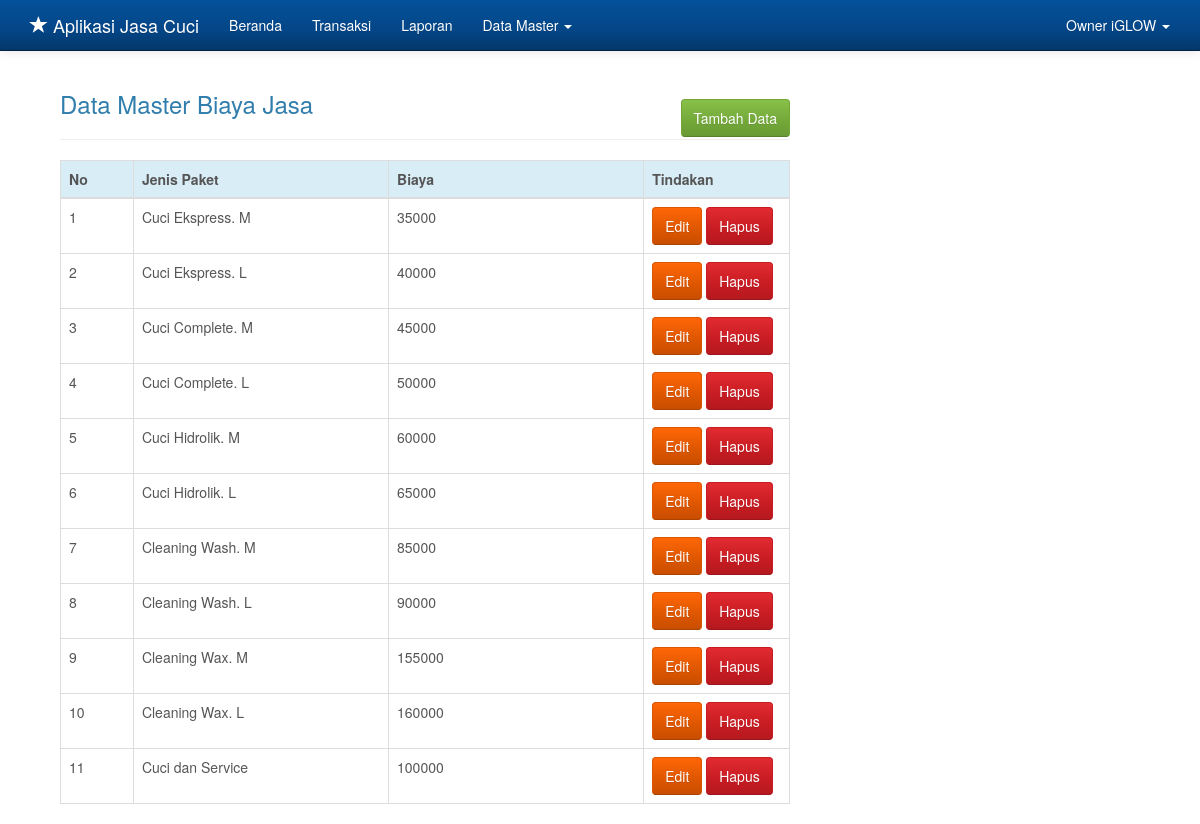
/admin.php?hlm=biaya (signed in), run on the app's committed database.
### tables this page shows
CREATE TABLE `biaya` (
  `id_biaya` int(10) NOT NULL,
  `jenis` varchar(50) NOT NULL,
  `biaya` int(10) NOT NULL
);

### biaya.php (the view)
<?php
if( empty( $_SESSION['id_user'] ) ){
	$_SESSION['err'] = '<strong>ERROR!</strong> Anda harus login terlebih dahulu.';
	header('Location: ./');
	die();
} else {
	if( isset( $_REQUEST['aksi'] )){
		$aksi = $_REQUEST['aksi'];
		switch($aksi){
			case 'baru':
				include 'biaya_baru.php';
				break;
			case 'edit':
				include 'biaya_edit.php';
				break;
			case 'hapus':
				include 'biaya_hapus.php';
				break;
		}
	} else {
		echo '
			<div class="container">
			<div class="col-md-8">
				<h3 style="margin-bottom: -20px;">Data Master Biaya Jasa</h3>
					<a href="./admin.php?hlm=biaya&aksi=baru" class="btn btn-success btn-s pull-right">Tambah Data</a>
				<br/><hr/>
				<table class="table table-bordered">
				 <thead>
				   <tr class="info">
					 <th width="10%">No</th>
					 <th width="35%">Jenis Paket</th>
					 <th width="35%">Biaya</th>
					 <th width="20%">Tindakan</th>
				   </tr>
				 </thead>
				 <tbody>';
		 	$sql = mysqli_query($koneksi, "SELECT * FROM biaya");
		 	if(mysqli_num_rows($sql) > 0){
		 		$no = 0;
				 while($row = mysqli_fetch_array($sql)){
	 				$no++;
	 			echo '
				   <tr>
					 <td>'.$no.'</td>
					 <td>'.$row['jenis'].'</td>
					 <td>'.$row['biaya'].'</td>
					 <td>
					<script type="text/javascript" language="JavaScript">
					  	function konfirmasi(){
						  	tanya = confirm("Anda yakin akan menghapus user ini?");
						  	if (tanya == true) return true;
						  	else return false;
						}
					</script>
					 <a href="?hlm=biaya&aksi=edit&id_biaya='.$row['id_biaya'].'" class="btn btn-warning btn-s">Edit</a>
					 <a href="?hlm=biaya&aksi=hapus&submit=yes&id_biaya='.$row['id_biaya'].'" onclick="return konfirmasi()" class="btn btn-danger btn-s">Hapus</a>
					 </td>';
				}
			} else {
				 echo '<td colspan="8"><center><p class="add">Tidak ada data untuk ditampilkan. <u><a href="?hlm=biaya&aksi=baru">Tambah data baru</a></u> </p></center></td></tr>';
			}
			echo '
			 	</tbody>
			</table>
			</div>
		</div>';
	}
}
?>

### admin.php (shortened to what this page needs)
<?php
if( empty( $_SESSION['id_user'] ) ){
	$_SESSION['err'] = '<strong>ERROR!</strong> Anda harus login terlebih dahulu.';
	header('Location: ./');
	die();
} else {
?>
<!DOCTYPE html>
<html lang="en">
  <head>
    <link href="css/bootstrap.css" rel="stylesheet">
	<link href="css/jquery-ui.min.css" rel="stylesheet">
  </head>
  <body>
    <?php include "menu.php"; ?>
    <div class="container">
	<?php
	if( isset($_REQUEST['hlm'] )){
		$hlm = $_REQUEST['hlm'];
		switch( $hlm ){
			case 'biaya':
				include "biaya.php";
				break;
		}
	}
	?>
    </div>
  </body>
</html>
<?php
}
?>

### menu.php (shortened to what this page needs)
<?php
    if( !empty( $_SESSION['id_user'] ) ){
?>
<div class="navbar navbar-inverse navbar-fixed-top" role="navigation">
  <div class="container">
	<div class="navbar-header">
	  <a class="navbar-brand" href=""><span class="glyphicon glyphicon-star"></span> Aplikasi Jasa Cuci</a>
	</div>
	<div class="navbar-collapse collapse">
	  <ul class="nav navbar-nav">
		<li><a href="./admin.php">Beranda</a></li>
		<li><a href="./admin.php?hlm=transaksi">Transaksi</a></li>
        <li><a href="?hlm=laporan">Laporan</a></li>
        <?php
        if( $_SESSION['level'] == 1 )
		{
        ?>
		<li class="dropdown">
		  <a href="#" class="dropdown-toggle" data-toggle="dropdown">Data Master <b class="caret"></b></a>
			<?php
			}
			?>
		</li>
	  </ul>
	  <ul class="nav navbar-nav navbar-right">
		<li class="dropdown">
		  <a href="#" class="dropdown-toggle" data-toggle="dropdown">
			<?php echo $_SESSION['nama']; ?> <b class="caret"></b>
		  </a>
		</li>
	  </ul>
	</div>
  </div>
</div>
<?php
} else {
	header("Location: ./");
	die();
}
?>

### admin.php (style rules this page uses)
body { min-height: 200px; padding-top: 70px; }

### data on the page
biaya: jenis "Cuci Ekspress. M", biaya "35000"
biaya: jenis "Cuci Ekspress. L", biaya "40000"
biaya: jenis "Cuci Complete. M", biaya "45000"
biaya: jenis "Cuci Complete. L", biaya "50000"
biaya: jenis "Cuci Hidrolik. M", biaya "60000"
biaya: jenis "Cuci Hidrolik. L", biaya "65000"
biaya: jenis "Cleaning Wash. M", biaya "85000"
biaya: jenis "Cleaning Wash. L", biaya "90000"
biaya: jenis "Cleaning Wax. M", biaya "155000"
biaya: jenis "Cleaning Wax. L", biaya "160000"
biaya: jenis "Cuci dan Service", biaya "100000"

### other printed values
$_SESSION['nama'] "Owner iGLOW"
